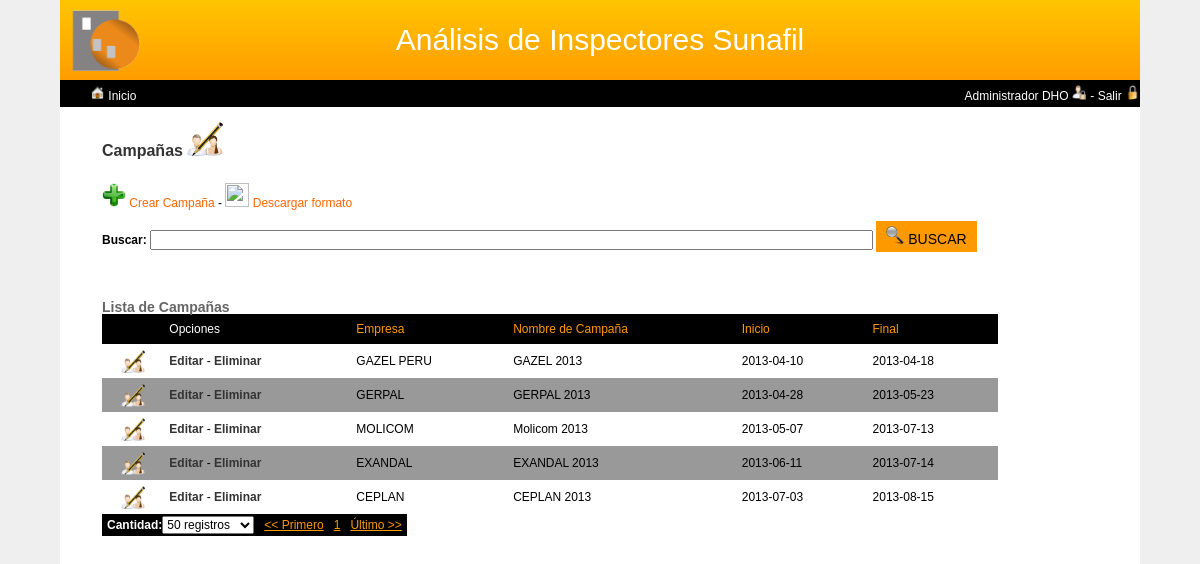
/campana.php (signed in), run on the app's committed database.
### tables this page shows
CREATE TABLE IF NOT EXISTS `empresa` (
  `ID_EMPRESA` int(11) NOT NULL AUTO_INCREMENT,
  `ID_HOLDING` int(11) DEFAULT NULL,
  `NOM_EMPRESA` varchar(200) DEFAULT NULL,
  PRIMARY KEY (`ID_EMPRESA`),
  KEY `FK_REFERENCE_1` (`ID_HOLDING`)
);

CREATE TABLE IF NOT EXISTS `campana` (
  `ID_CAMPANA` int(11) NOT NULL AUTO_INCREMENT,
  `ID_EMPRESA` int(11) DEFAULT NULL,
  `NOM_CAMPANA` varchar(100) DEFAULT NULL,
  `INICIO_CAMPANA` date DEFAULT NULL,
  `FINAL_CAMPANA` date DEFAULT NULL,
  `EST_CAMPANA` tinyint(1) DEFAULT NULL,
  PRIMARY KEY (`ID_CAMPANA`),
  KEY `FK_REFERENCE_14` (`ID_EMPRESA`)
);

### entities/campana.php (called while the page is built, shortened)
<?php
class campana{
	public function show($buscar="", $pag = "", $adic = true){
		$orden = "";
		$limite = "";
		if(is_array($pag)){
			$pag['actualPag'] *= $pag['cantPag'];
			$limite = "LIMIT {$pag['actualPag']}, {$pag['cantPag']}";
		}
		$condicion = "";
		$adicional = "";
		if($adic){
			$adicional = ", CONCAT('<img src=".'"'."img/icon_contact.png".'"'." height=".'"'."24".'"'." width=".'"'."24".'"'." id=".'"'."showContact".'"'." title=".'"'."Contacto Principal".'"'." name=".'"'."contactos_mant.php?opMantDif=sh&id=', c.id_cliente, '".'"'." />') AS 'Contacto',
						CONCAT('<img src=".'"'."img/icon_address.png".'"'." height=".'"'."24".'"'." width=".'"'."24".'"'." id=".'"'."showAddress".'"'." title=".'"'."Contacto Principal".'"'." name=".'"'."direcciones_mant.php?opMantDif=sh&id=', c.id_cliente, '".'"'." />') AS 'Direcci&oacute;n',
						CONCAT('<img src=".'"'."img/icon_history.png".'"'." height=".'"'."24".'"'." width=".'"'."24".'"'." id=".'"'."showHistory".'"'." title=".'"'."Haga click para ver el historial".'"'." name=".'"'."cliente_historial.php?&id=', c.id_cliente, '".'"'." />') AS 'Historial'
						";
		}
		$consulta = " 	SELECT c.id_campana AS 'ID', e.nom_empresa AS 'Empresa',
						c.nom_campana AS 'Nombre de Campa&ntilde;a',
						c.inicio_campana AS 'Inicio', c.final_campana AS 'Final'
						/*$adicional*/
						FROM campana c
						INNER JOIN empresa e ON c.id_empresa = e.id_empresa
						WHERE c.est_campana >= 0
						$condicion
						$orden
						$limite
						; ";
		$resultado = mysql_query($consulta) or die (mysql_error());
		if(mysql_num_rows($resultado)>0){
			require_once(RESOURCES.'general.php');
			$general = new general();
			$campana = $general->consulta($resultado);
		}else{
			$campana = "";
		}
		return $campana;
	}
}
?>

### resources/general.php (the view, shortened to what this page needs)
<?php
class general{
	public function grilla($datos, $titulo='', $ico='', $link='', $opIcon=true, $difLink=false, $pag=false, $paramPag=''){
		$difDiv = "";
		if(is_array($datos)){
			$col = count($datos[0])-1;
			$fil = count($datos)-1;
			$paginacion = "";
			if($pag){
				$select = array(10=>"", 20=>"", 50=>"", 100=>"");
				$select[$paramPag['cantPag']] = "SELECTED";
				$cantPaginas = ceil($paramPag['totalPag']/$paramPag['cantPag']);
				$paginacion .= "<input type='hidden' id='totalPag' name='totalPag' value='{$paramPag['totalPag']}' />";
				$paginacion .= "<input type='hidden' id='actualPag' name='actualPag' value='{$paramPag['actualPag']}' />";
				$paginacion .= "<input type='hidden' id='colPag' name='colPag' value='{$paramPag['colPag']}' />";
				$paginacion .= "<input type='hidden' id='ascPag' name='ascPag' value='{$paramPag['ascPag']}' />";
				$paginacion .= "<table id='paginacion'>";
				$paginacion .= "<tr>";
				$paginacion .= "<td>";
				$paginacion .= "<label for='cantPag'>Cantidad:</label>";
				$paginacion .= "<select id='cantPag' name='cantPag' size='1'>";
				$paginacion .= "<option value='10' {$select[10]}>10 registros</option>";
				$paginacion .= "<option value='20' {$select[20]}>20 registros</option>";
				$paginacion .= "<option value='50' {$select[50]}>50 registros</option>";
				$paginacion .= "<option value='100' {$select[100]}>100 registros</option>";
				$paginacion .= "</select>";
				$paginacion .= "</td>";
				$paginacion .= "<td><a href='#' id='selPag' name='0' class='sel'><< Primero</a></td>";
				if(($cantPaginas - $paramPag['actualPag'])>10){
					for($i = $paramPag['actualPag']; $i<=($paramPag['actualPag']+5); $i++){
						$class = "";
						if($paramPag['actualPag']==$i){
							$class = "class='sel'";
						}
						$paginacion .= "<td><a href='#' id='selPag' name='$i' $class>".($i+1)."</a></td>";
					}
					$paginacion .= "<td><a>. . .</a></td>";
					for($i = ($cantPaginas-5); $i<=$cantPaginas; $i++){
						$class = "";
						if($paramPag['actualPag']==($i-1)){
							$class = "class='sel'";
						}
						$paginacion .= "<td><a href='#' id='selPag' name='".($i-1)."' $class>$i</a></td>";
					}
				}else{
					if($cantPaginas>=$paramPag['cantPag']){
						for($i =($cantPaginas - $paramPag['cantPag'] + 1); $i<=$cantPaginas; $i++){
							$class = "";
							if($paramPag['actualPag']==($i-1)){
								$class = "class='sel'";
							}
							$paginacion .= "<td><a href='#' id='selPag' name='".($i-1)."' $class>$i</a></td>";
						}
					}else{
						for($i = 1; $i<= $cantPaginas; $i++){
							$class = "";
							if($paramPag['actualPag']==($i-1)){
								$class = "class='sel'";
							}
							$paginacion .= "<td><a href='#' id='selPag' name='".($i-1)."' $class>$i</a></td>";
						}
					}
				}
				$paginacion .= "<td><a href='#' id='selPag' name='".($cantPaginas-1)."' class='sel'>&Uacute;ltimo >></a></td>";
				$paginacion .= "</tr>";
				$paginacion .= "</table>";
			}
			$tabla = "";
			$tabla .= "<div id='contenedorGrilla$difDiv'>";
			if($titulo<>''){
				$tabla .= "<script src='".SCRIPTS."grilla.js' language='javascript' type='text/javascript'></script>";
				$tabla .= "<link href='".CSS."grilla.css' type='text/css' rel='stylesheet' />";
			}
			$tabla .= "<h1 id='grilla'>".$titulo."</h1>";
			$tabla .= "<table id='grilla'>";
			$tabla .= "<thead>";
			$tabla .= "<tr>";
			if($ico<>''){
				$tabla .= "<td></td>";
			}
			if($link<>''){
				$tabla .= "<td>Opciones</td>";
			}
			if($pag){
				for($i=1; $i<=$col; $i++){
					$adicional = "";
					$class = "";
					$tabla .= "<td><a href='#' id='colPag' name='".($i+1)."' $class>".$datos[0][$i]." $adicional</a></td>";
				}
			}else{
				for($i=1; $i<=$col; $i++){
					$tabla .= "<td>".$datos[0][$i]."</td>";
				}
			}
			$tabla .= "</tr>";
			$tabla .= "</thead>";
			$tabla .= "<tbody>";
			for($i=1; $i<=$fil; $i++){
				$class = "";
				if($i%2==0){
					$class = " class='alt'";
				}
				$tabla .= "<tr $class>";
				if($ico<>''){
					$tabla .= "<td class='cent'>";
					$tabla .= "<img src='".images.$ico."' ".sizeImg." />";
					$tabla .= "</td>";
				}
				if($link<>''){
					$editar = "Editar";
					$eliminar = "Eliminar";
					$dif = "";
					$tabla .= "<td>";
					$tabla .= "<a id='editar$dif' href='$link?op$dif=li&id=".$datos[$i][$datos[0][0]]."' >$editar</a> - ";
					$tabla .= "<a id='eliminar$dif' href='$link?op$dif=el&id=".$datos[$i][$datos[0][0]]."' >$eliminar</a>";
					$tabla .= "</td>";
				}
				for($j=1; $j<=$col; $j++){
					$tabla .= "<td>".$datos[$i][$datos[0][$j]]."</td>";
				}
				$tabla .= "</tr>";
			}
			$tabla .= "</tbody>";
			$tabla .= "</table>";
			$tabla .= $paginacion;
			$tabla .= "</div>";
			return $tabla;
		}
	}
}
?>

### css/main.css (style rules this page uses)
html, body { position: absolute; min-height: 100%; width: 100%; padding: 0; margin: 0; font-family: Arial, Helvetica, sans-serif; font-size: 12px; background-color: #efefef; overflow: auto; }
body { background-color: #efefef; }
a { text-decoration: none; color: #FF6600; }
input, select, textarea, button, label { font-family: Arial, Helvetica, sans-serif; font-size: 12px; }
td { vertical-align: middle; text-indent: 0; }
h1 { color: #333; font-size: 16px; font-weight: bold; }
label { font-weight: bold; }
.cent { text-align: center; }

### css/grilla.css (style rules this page uses)
h1#grilla { font-size: 14px; color: #666666; font-weight: bold; }
table#grilla { max-height: 100%; width: 90%; }
table#grilla td { padding: 5px; }
table#grilla thead td { background-color: #000; color: #fff; height: 20px; }
table#grilla thead a { color: #FF9900; }
table#grilla tbody tr.alt, table#grilla tbody td.alt { background-color: #999; }
table#grilla tbody a { color: #333333; font-weight: bold; }
table#paginacion { border-collapse: collapse; }
table#paginacion td { background-color: #000; padding: 2px 5px; }
table#paginacion label { color: #fff; }
table#paginacion a { color: #fff; }
table#paginacion td a.sel { color: #FF9900; text-decoration: underline; }

### data on the page
empresa: NOM_EMPRESA "GAZEL PERU"
campana: NOM_CAMPANA "GAZEL 2013", INICIO_CAMPANA "2013-04-10", FINAL_CAMPANA "2013-04-18"
empresa: NOM_EMPRESA "GERPAL"
campana: NOM_CAMPANA "GERPAL 2013", INICIO_CAMPANA "2013-04-28", FINAL_CAMPANA "2013-05-23"
empresa: NOM_EMPRESA "MOLICOM"
campana: NOM_CAMPANA "Molicom 2013", INICIO_CAMPANA "2013-05-07", FINAL_CAMPANA "2013-07-13"
empresa: NOM_EMPRESA "EXANDAL"
campana: NOM_CAMPANA "EXANDAL 2013", INICIO_CAMPANA "2013-06-11", FINAL_CAMPANA "2013-07-14"
empresa: NOM_EMPRESA "CEPLAN"
campana: NOM_CAMPANA "CEPLAN 2013", INICIO_CAMPANA "2013-07-03", FINAL_CAMPANA "2013-08-15"

### other printed values
$titulo "Lista de Campañas"
$datos[0][$i] "Empresa"
$datos[0][$i] "Nombre de Campaña"
$datos[0][$i] "Inicio"
$datos[0][$i] "Final"
$editar "Editar"
$eliminar "Eliminar"
$_SESSION['usuario']['nombre'] "Administrador DHO"
